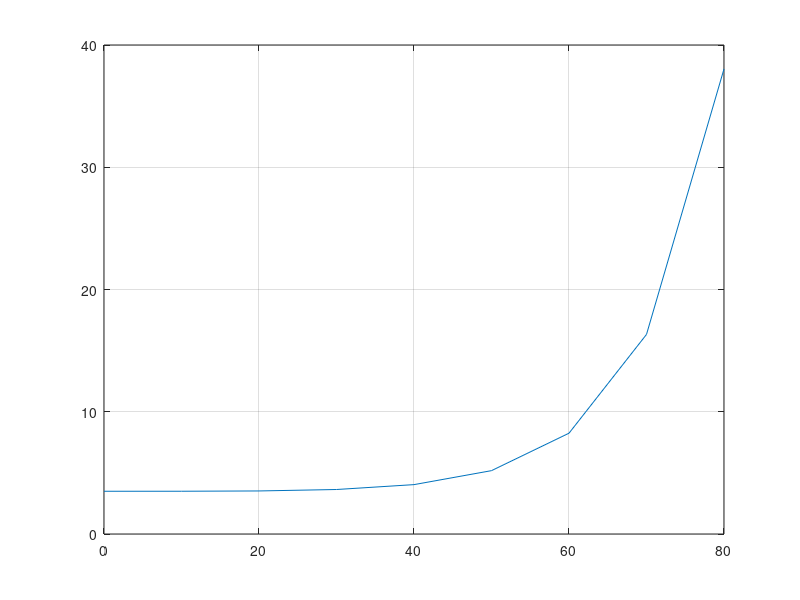

Write MATLAB code to recreate this figure. (Note: this script raises an error after producing the figure.)
n_material = 1.46;
n_air = 1;
surface_reflection = zeros(9,1);
angle_incidence = linspace(0,80,9);

for i = 1 : length(angle_incidence)
    r_parallel = ((cosd(angle_incidence(i)) - ...
        sqrt((n_material/n_air)^2 - sind(angle_incidence(i)) ^ 2)) ...
        / ...
        (cosd(angle_incidence(i)) + ...
        sqrt((n_material/n_air)^2 - sind(angle_incidence(i)) ^ 2)))^2 ;
    
    
    r_perpendicular = ((((n_material/n_air)^2)*(cosd(angle_incidence(i))) - ...
        sqrt((n_material/n_air)^2 - sind(angle_incidence(i)) ^ 2)) ...
        / ...
        (((n_material/n_air)^2)*(cosd(angle_incidence(i))) + ...
        sqrt((n_material/n_air)^2 - sind(angle_incidence(i)) ^ 2)))^2 ;
    
   surface_reflection(i) = ((r_parallel + r_perpendicular ) / 2) * 100;
end

disp(surface_reflection)
h = figure;
plot(angle_incidence,surface_reflection)
grid on

datacursormode(h,'on');
xlabel('Angle of Incidence (in degrees)')
ylabel('Surface Reflection (in %)')
title('Front Surface Reflection')
ylim([0 100])
